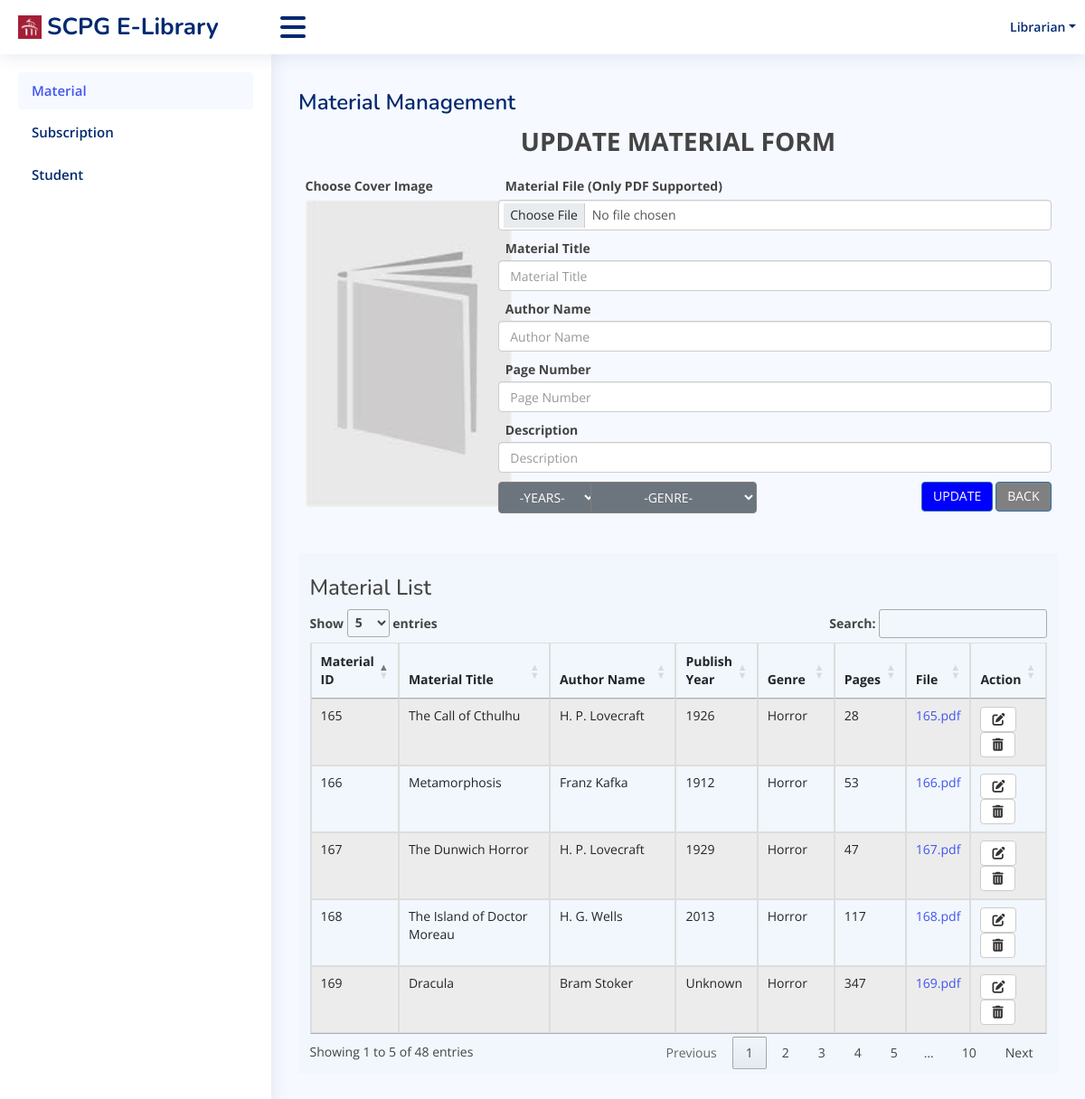
/librarian/update_form.php (signed in), run on the app's committed database.
### tables this page shows
CREATE TABLE `material` (
  `material_ID` int(11) NOT NULL,
  `librarian_ID` int(6) NOT NULL,
  `material_title` varchar(399) NOT NULL,
  `author_name` varchar(288) NOT NULL,
  `publish_year` varchar(7) NOT NULL,
  `material_genre` varchar(21) NOT NULL,
  `page_num` int(4) NOT NULL,
  `cover_name` varchar(10) NOT NULL,
  `description` varchar(1993) NOT NULL,
  `created_datetime` datetime NOT NULL,
  `updated_datetime` datetime NOT NULL
);

### librarian/update_form.php (the view, shortened to what this page needs)
<?php
    include('../controller/conn.php');
?>
<!DOCTYPE html>
<html lang="en">
<head>
  <link href="../src/css/bootstrap_dashboard.css" rel="stylesheet">
  <link rel="stylesheet" href="../src/css/bootstrap.min.css">
  <link href="../src/css/dashboard.css" rel="stylesheet">
  <link href="https://cdnjs.cloudflare.com/ajax/libs/font-awesome/6.0.0/css/all.min.css" rel="stylesheet"/>
  <link rel="stylesheet" type="text/css" href="https://cdn.datatables.net/1.11.5/css/jquery.dataTables.css">
</head>
<body>
<header id="header" class="header fixed-top d-flex align-items-center">
    <div class="d-flex align-items-center justify-content-between">
      <a href="upload_form.php" class="logo d-flex align-items-center">
          <img src="../src/image/segi_logo.png" alt="">
          <span class="d-none d-lg-block">SCPG E-Library</span>
      </a>
      <i class="fas fa-bars toggle-sidebar-btn"></i>
    </div>
    <nav class="header-nav ms-auto">
      <ul class="d-flex align-items-center">
        <li class="nav-item dropdown pe-3">
          <a class="nav-link nav-profile d-flex align-items-center pe-0" href="#" data-bs-toggle="dropdown">
            <span class="d-none d-md-block dropdown-toggle ps-2">Librarian</span>
          </a>
        </li>
      </ul>
    </nav>
  </header>
  <aside id="sidebar" class="sidebar">
    <ul class="sidebar-nav" id="sidebar-nav">
        <li class="nav-item">
        <a class="nav-link" href="upload_form.php">
            <span>Material</span>
        </a>
        </li>
        <li class="nav-item">
        <a class="nav-link collapsed" href="subscription_list.php">
            <span>Subscription</span>
        </a>
        </li>
        <li class="nav-item">
        <a class="nav-link collapsed" href="manage_student.php">
            <span>Student</span>
        </a>
        </li>
    </ul>
  </aside>
  <main id="main" class="main">
    <div class="pagetitle">
      <h1>Material Management</h1>
    </div>
    <section class="section dashboard">
        <div class="row">
            <div class="text-center" style="margin-bottom:20px;">
                    <b style="font-size: 28px;" >UPDATE MATERIAL FORM</b>
            </div>
        </div>
        <div class="row">
            <form action="../controller/manage_material.php?material_ID=161" method="post" enctype="multipart/form-data">
                <div class="col-md-3" style="margin-bottom:10px;">
                        <label for="coverImage">Choose Cover Image</label><br>
                        <img src="../src/image/placeholder.jpg" onclick="triggerClick()" id="coverDisplay" style="cursor: pointer;height:340px;width:228px;">
                </div>
                <div class="col-md-9" style="padding:0 30px;">
                    <div class="row" style="margin-bottom:10px;">
                        <label for="file">Material File (Only PDF Supported)</label><br>
                        <input type="file" name="files[]" accept=".pdf" class="form-control" id="file" placeholder="Material File"/>
                    </div>
                    <div class="row" style="margin-bottom:10px;">
                        <b>Material Title</b>
                        <input class="form-control" type="text" name="material_title" placeholder="Material Title" style="margin-top: 3px;" value="<?php echo $current_title ?>" required>
                    </div>
                    <div class="row" style="margin-bottom:10px;">
                        <b>Author Name</b>
                        <input class="form-control" type="text" name="author" placeholder="Author Name" style="margin-top: 3px;" value="<?php echo $current_author ?>" required>
                    </div>
                    <div class="row" style="margin-bottom:10px;">
                        <b>Page Number</b>
                        <input class="form-control" type="number" name="pages" placeholder="Page Number" style="margin-top: 3px;" value="<?php echo $current_pages ?>" required>
                    </div>
                    <div class="row" style="margin-bottom:10px;">
                        <b>Description</b>
                        <input class="form-control" type="text" name="description" placeholder="Description" style="margin-top: 3px;" value="<?php echo $description ?>" required>
                    </div>
                    <div class="row">
                        <div class="col-md-2" style="padding:0;">
                        <select id="ddlYears" name="publish_year" class="btn btn-secondary dropdown-toggle" style="border:1px solid grey;" required>
                        <option value="">-YEARS-</option>
                        </select>
                        </div>
                        <div class="col-md-3" style="padding:0;">
                        <select id="type" name="genre" class="btn btn-secondary dropdown-toggle" style="border:1px solid grey;" required>
                            <option value="">-GENRE-</option>
                        </select>
                        </div>
                        <div class="col-7" style="padding:0;">
                        <button class="btn btn-primary" onclick="window.location.href='upload_form.php';" style="padding-top: 5px;background: grey;float:right; margin-left:3px;">BACK</button>
                        <button class="btn btn-primary" type="submit" name="update" value="<?php echo $material_ID; ?>" style="padding-top: 5px;background: blue;float:right;">UPDATE</button>
                        </div>
                    </div>
                </div>
            </form>
        </div>
        <hr>
        <div class="row" style="margin-top: 17px;background: #f1f7fc; margin:20px 0; padding:5px 5px;">
            <div class="col">
                <div class="table-responsive">
                    <h3>Material List</h3>
                    <table id="material_list" class="table table-bordered table-striped" style="width:100%">
                        <thead>
                            <tr>
                                <th>Material ID</th>
                                <th>Material Title</th>
                                <th>Author Name</th>
                                <th>Publish Year</th>
                                <th>Genre</th>
                                <th>Pages</th>
                                <th>File</th>
                                <th>Action</th>
                            </tr>
                        </thead>
                        <tbody>
                        <?php
                            $sql_material = "SELECT * FROM material ORDER BY material_ID ASC";
                            $query_material = mysqli_query($conn, $sql_material);
                            while ($material = mysqli_fetch_array($query_material)) {
                                echo "
                                    <tr>
                                        <td>".$material['material_ID']."</td>
                                        <td>".$material['material_title']."</td>
                                        <td>".$material['author_name']."</td>
                                        <td>".$material['publish_year']."</td>
                                        <td>".$material['material_genre']."</td>
                                        <td>".$material['page_num']."</td>
                                        <td><a href='../controller/download.php?materialID=".$material['material_ID']."&title=".$material['material_title']."&librarian=yes'>".$material['material_ID'].".pdf</a></td>
                                        <td>
                                        <form action='../controller/manage_material.php' method='post'>
                                            <a class='btn btn-default fas fa-edit' href='update_form.php?material_ID=".$material['material_ID']."'></a>
                                            <button type='submit' onclick='delete_material()' class='btn btn-default fas fa-trash-alt' name='delete' value='".$material['material_ID']."'></button>
                                        </form>
                                        </td>
                                    </tr>
                                ";
                            }
                        ?>
                        </tbody>
                    </table>
                </div>
            </div>
        </div>
    </section>
  </main>
</body>
</html>

### src/css/dashboard.css (style rules this page uses)
:root { scroll-behavior: smooth; }
body { font-family: "Open Sans", sans-serif; background: #f6f9ff; color: #444444; }
a { color: #4154f1; text-decoration: none; }
h1, h2, h3, h4, h5, h6 { font-family: "Nunito", sans-serif; }
#main { margin-top: 60px; padding: 20px 30px; transition: all 0.3s; }
.pagetitle { margin-bottom: 10px; }
.pagetitle h1 { font-size: 24px; margin-bottom: 0; font-weight: 600; color: #012970; }
.logo { line-height: 1; }
@media (min-width: 1200px) { .logo { width: 280px; } }
.logo img { max-height: 26px; margin-right: 6px; }
.logo span { font-size: 26px; font-weight: 700; color: #012970; font-family: "Nunito", sans-serif; }
.header { transition: all 0.5s; z-index: 997; height: 60px; box-shadow: 0px 2px 20px rgba(1, 41, 112, 0.1); background-color: #fff; padding-left: 20px; }
.header .toggle-sidebar-btn { font-size: 32px; padding-left: 10px; cursor: pointer; color: #012970; }
.header-nav ul { list-style: none; }
.header-nav>ul { margin: 0; padding: 0; }
.header-nav .nav-profile { color: #012970; }
.header-nav .nav-profile span { font-size: 14px; font-weight: 600; }
.sidebar { position: fixed; top: 60px; left: 0; bottom: 0; width: 300px; z-index: 996; transition: all 0.3s; padding: 20px; overflow-y: auto; scrollbar-width: thin; scrollbar-color: #aab7cf transparent; box-shadow: 0px 0px 20px rgba(1, 41, 112, 0.1); background-color: #fff; }
@media (min-width: 1200px) { #main, #footer { margin-left: 300px; } }
.sidebar-nav { padding: 0; margin: 0; list-style: none; }
.sidebar-nav li { padding: 0; margin: 0; list-style: none; }
.sidebar-nav .nav-item { margin-bottom: 5px; }
.sidebar-nav .nav-link { display: flex; align-items: center; font-size: 15px; font-weight: 600; color: #4154f1; transition: 0.3; background: #f6f9ff; padding: 10px 15px; border-radius: 4px; }
.sidebar-nav .nav-link.collapsed { color: #012970; background: #fff; }

### data on the page
material: material_ID "165", material_title "The Call of Cthulhu", author_name "H. P. Lovecraft", publish_year "1926", material_genre "Horror", page_num "28"
material: material_ID "166", material_title "Metamorphosis", author_name "Franz Kafka", publish_year "1912", material_genre "Horror", page_num "53"
material: material_ID "167", material_title "The Dunwich Horror", author_name "H. P. Lovecraft", publish_year "1929", material_genre "Horror", page_num "47"
material: material_ID "168", material_title "The Island of Doctor Moreau", author_name "H. G. Wells", publish_year "2013", material_genre "Horror", page_num "117"
material: material_ID "169", material_title "Dracula", author_name "Bram Stoker", publish_year "Unknown", material_genre "Horror", page_num "347"
